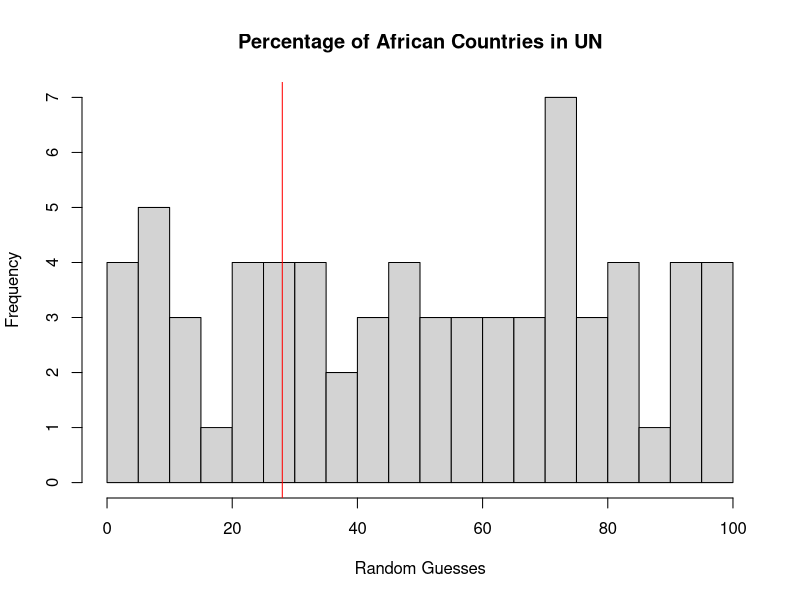

This chart was generated by the following R code: (Note: this script raises an error after producing the figure.)
#Random responses
random<-runif(69,0,100)
hist(random,breaks=20,xlab="Random Guesses",main="Percentage of African Countries in UN")
abline(v=28,col="red")

#Class responses
class<-read.csv("anchor_responses.csv",header=F)
class<-c(8,9,7,7,7,6,6,8,10,15,20,12,11,10,55,75,55,65,66,66,55,70,70)
hist(class$V1,breaks=20,xlab="Student Answers",main="Percentage of African Countries in UN")
abline(v=10,col="blue")
abline(v=65,col="green")
